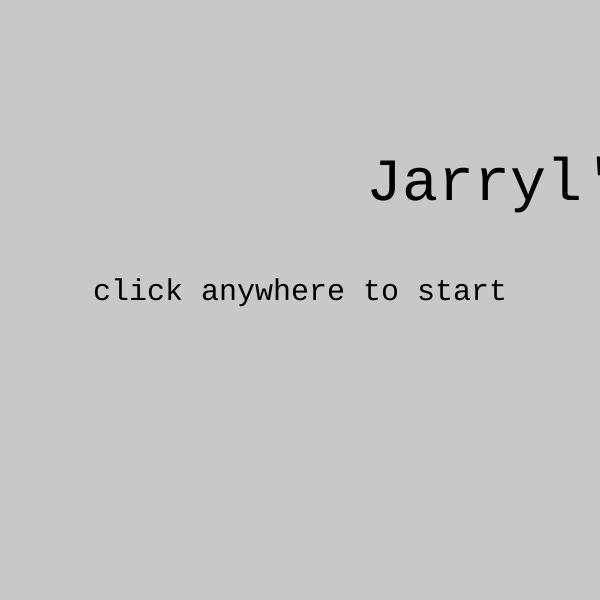
Frame 1 (no input)
Frame 60 (no input): identical to frame 1, image omitted
Frame 120 (the mouse pressed at the canvas centre since frame 60): identical to frame 1, image omitted

The p5.js sketch that drew this single still picture (run headless with seeded random() and noise() and a simulated clock; from frame 60 on, the mouse is pressed at the canvas centre):

// p5.js sketch
// ── sketch.js
'use strict';

let state = "title";
let cnv;
let player;
let coin;
let points = 0;
let w = 600;
let h = 600;



function setup() {
  cnv = createCanvas(w, h);
  textFont('Courier');
  player = new Player();
  coin = new Coin();

}

function draw() {
  switch (state) {
    case 'title':
      title();
      cnv.mouseClicked(titleMouseClicked);
      break;
    case 'level 1':
      level1();
      cnv.mouseClicked(level1MouseClicked);
      break;
    case 'you win':
      youWin();
      cnv.mouseClicked(youWinMouseClicked);
      break;
    default:
      break;
  }
}
function keyPressed() {
  if (keyCode == RIGHT_ARROW) {
    player.direction = 'right'
  } else if (keyCode == LEFT_ARROW) {
    player.direction = 'left'
  } else if (keyCode == UP_ARROW) {
    player.direction = 'up'
  } else if (keyCode == DOWN_ARROW) {
    player.direction = 'down'
  }else if (keyCode == ' '){
    player.direction = 'still'
  }
}
function title() {
  background(200);
  textSize(60);
  textAlign(CENTER);
  text("Jarryl's Game", w / 1, h / 3);
  textSize(30);
  text("click anywhere to start", w / 2, h / 2);

}

function titleMouseClicked() {
  console.log("canvas is clicked ");
  state = "level 1";

}

function level1() {
  background(100, 50, 800);
  text('click for points', w / 2, h / 2);
  player.display();
  player.move();
  coin.display();
  coin.move();

}

function level1MouseClicked() {
  points++;
  text('Points = ' + points);
  console.log("points =" + points);
  if (points >= 10) {
    state = 'you win'
  }
}

function youWin() {
  background(255, 220, 600);
  textSize(80);
  text('You Win', w / 2, h / 5);
  textSize(30);
  text("click anywhere to restart", w / 2, h / 2);


}

function youWinMouseClicked() {
  state = 'level 1';
  points = 0;
}

// ── coins.js
class Coin{
    constructor(){
        this.r = 50;
        this.x = random(w);
        this.y = 0 - this.r;
    }

    display(){
        ellipse( this.x, this.y, this.r)
    }
    move(){
        this.y ++;
    }
}

// ── player.js
class Player {
    constructor() {
        this.r = 60;
        this.x = w / 2;
        this.y = h - this.r;
        this.direction = 'still';
        this.speed = 2;
    }

    display() {
        rect(this.x, this.y, this.r, this.r);
    }
    move() {
        switch (this.direction) {
            case 'still':
                // don't move
                break;
            case 'up':
                this.y -= this.speed;
                break;
            case 'down':
                this.y += this.speed;
            case 'left':
                this.x -= this.speed;
                break;
            case 'right':
                this.x += this.speed;
                break;
            default:
                break;
        }
    }
}
